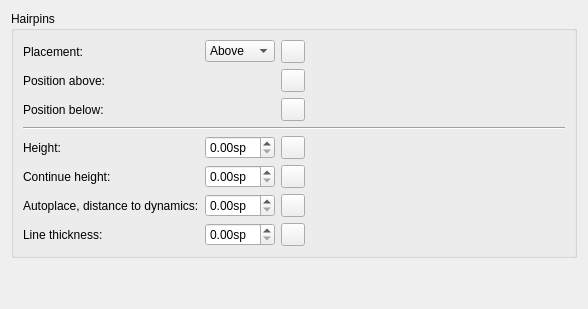
      <widget class="QWidget" name="PageHairpins">
       <layout class="QVBoxLayout" name="verticalLayout_19">
        <property name="spacing">
         <number>0</number>
        </property>
        <item>
         <widget class="QGroupBox" name="groupBox_11">
          <property name="title">
           <string>Hairpins</string>
          </property>
          <layout class="QGridLayout" name="gridLayout_7">
           <item row="5" column="0">
            <widget class="QLabel" name="label_9">
             <property name="text">
              <string>Height:</string>
             </property>
             <property name="buddy">
              <cstring>hairpinHeight</cstring>
             </property>
            </widget>
           </item>
           <item row="5" column="1">
            <widget class="QDoubleSpinBox" name="hairpinHeight">
             <property name="suffix">
              <string extracomment="spatium unit">sp</string>
             </property>
             <property name="singleStep">
              <double>0.100000000000000</double>
             </property>
            </widget>
           </item>
           <item row="6" column="0">
            <widget class="QLabel" name="label_10">
             <property name="text">
              <string>Continue height:</string>
             </property>
             <property name="buddy">
              <cstring>hairpinContinueHeight</cstring>
             </property>
            </widget>
           </item>
           <item row="1" column="0">
            <widget class="QLabel" name="label_95">
             <property name="text">
              <string>Position above:</string>
             </property>
            </widget>
           </item>
           <item row="1" column="2">
            <widget class="QToolButton" name="resetHairpinPosAbove">
             <property name="sizePolicy">
              <sizepolicy hsizetype="Fixed" vsizetype="Fixed">
               <horstretch>0</horstretch>
               <verstretch>0</verstretch>
              </sizepolicy>
             </property>
             <property name="toolTip">
              <string>Reset to default</string>
             </property>
             <property name="accessibleName">
              <string>Reset 'Position above' value</string>
             </property>
             <property name="text">
              <string notr="true"/>
             </property>
             <property name="icon">
              <iconset resource="musescore.qrc">
               <normaloff>:/data/icons/edit-reset.svg</normaloff>:/data/icons/edit-reset.svg</iconset>
             </property>
            </widget>
           </item>
           <item row="5" column="2">
            <widget class="QToolButton" name="resetHairpinHeight">
             <property name="sizePolicy">
              <sizepolicy hsizetype="Fixed" vsizetype="Fixed">
               <horstretch>0</horstretch>
               <verstretch>0</verstretch>
              </sizepolicy>
             </property>
             <property name="toolTip">
              <string>Reset to default</string>
             </property>
             <property name="accessibleName">
              <string>Reset 'Height' value</string>
             </property>
             <property name="text">
              <string notr="true"/>
             </property>
             <property name="icon">
              <iconset resource="musescore.qrc">
               <normaloff>:/data/icons/edit-reset.svg</normaloff>:/data/icons/edit-reset.svg</iconset>
             </property>
            </widget>
           </item>
           <item row="6" column="2">
            <widget class="QToolButton" name="resetHairpinContinueHeight">
             <property name="sizePolicy">
              <sizepolicy hsizetype="Fixed" vsizetype="Fixed">
               <horstretch>0</horstretch>
               <verstretch>0</verstretch>
              </sizepolicy>
             </property>
             <property name="toolTip">
              <string>Reset to default</string>
             </property>
             <property name="accessibleName">
              <string>Reset 'Continue height' value</string>
             </property>
             <property name="text">
              <string notr="true"/>
             </property>
             <property name="icon">
              <iconset resource="musescore.qrc">
               <normaloff>:/data/icons/edit-reset.svg</normaloff>:/data/icons/edit-reset.svg</iconset>
             </property>
            </widget>
           </item>
           <item row="7" column="0">
            <widget class="QLabel" name="label_117">
             <property name="text">
              <string>Autoplace, distance to dynamics:</string>
             </property>
             <property name="buddy">
              <cstring>autoplaceHairpinDynamicsDistance</cstring>
             </property>
            </widget>
           </item>
           <item row="6" column="1">
            <widget class="QDoubleSpinBox" name="hairpinContinueHeight">
             <property name="suffix">
              <string extracomment="spatium unit">sp</string>
             </property>
             <property name="singleStep">
              <double>0.100000000000000</double>
             </property>
            </widget>
           </item>
           <item row="7" column="1">
            <widget class="QDoubleSpinBox" name="autoplaceHairpinDynamicsDistance">
             <property name="suffix">
              <string extracomment="spatium unit">sp</string>
             </property>
             <property name="singleStep">
              <double>0.100000000000000</double>
             </property>
            </widget>
           </item>
           <item row="7" column="2">
            <widget class="QToolButton" name="resetAutoplaceHairpinDynamicsDistance">
             <property name="sizePolicy">
              <sizepolicy hsizetype="Fixed" vsizetype="Fixed">
               <horstretch>0</horstretch>
               <verstretch>0</verstretch>
              </sizepolicy>
             </property>
             <property name="toolTip">
              <string>Reset to default</string>
             </property>
             <property name="accessibleName">
              <string>Reset 'Autoplace, distance to dynamics' value</string>
             </property>
             <property name="text">
              <string notr="true"/>
             </property>
             <property name="icon">
              <iconset resource="musescore.qrc">
               <normaloff>:/data/icons/edit-reset.svg</normaloff>:/data/icons/edit-reset.svg</iconset>
             </property>
            </widget>
           </item>
           <item row="0" column="0">
            <widget class="QLabel" name="label_127">
             <property name="text">
              <string>Placement:</string>
             </property>
             <property name="buddy">
              <cstring>hairpinPlacement</cstring>
             </property>
            </widget>
           </item>
           <item row="0" column="1">
            <widget class="QComboBox" name="hairpinPlacement">
             <item>
              <property name="text">
               <string notr="true">Above</string>
              </property>
             </item>
             <item>
              <property name="text">
               <string notr="true">Below</string>
              </property>
             </item>
            </widget>
           </item>
           <item row="0" column="2">
            <widget class="QToolButton" name="resetHairpinPlacement">
             <property name="sizePolicy">
              <sizepolicy hsizetype="Fixed" vsizetype="Fixed">
               <horstretch>0</horstretch>
               <verstretch>0</verstretch>
              </sizepolicy>
             </property>
             <property name="toolTip">
              <string>Reset to default</string>
             </property>
             <property name="accessibleName">
              <string>Reset 'Placement' value</string>
             </property>
             <property name="text">
              <string notr="true"/>
             </property>
             <property name="icon">
              <iconset resource="musescore.qrc">
               <normaloff>:/data/icons/edit-reset.svg</normaloff>:/data/icons/edit-reset.svg</iconset>
             </property>
            </widget>
           </item>
           <item row="2" column="0">
            <widget class="QLabel" name="label_129">
             <property name="text">
              <string>Position below:</string>
             </property>
            </widget>
           </item>
           <item row="2" column="2">
            <widget class="QToolButton" name="resetHairpinPosBelow">
             <property name="sizePolicy">
              <sizepolicy hsizetype="Fixed" vsizetype="Fixed">
               <horstretch>0</horstretch>
               <verstretch>0</verstretch>
              </sizepolicy>
             </property>
             <property name="toolTip">
              <string>Reset to default</string>
             </property>
             <property name="accessibleName">
              <string>Reset 'Position below' value</string>
             </property>
             <property name="text">
              <string notr="true"/>
             </property>
             <property name="icon">
              <iconset resource="musescore.qrc">
               <normaloff>:/data/icons/edit-reset.svg</normaloff>:/data/icons/edit-reset.svg</iconset>
             </property>
            </widget>
           </item>
           <item row="1" column="1">
            <widget class="Ms::OffsetSelect" name="hairpinPosAbove" native="true"/>
           </item>
           <item row="2" column="1">
            <widget class="Ms::OffsetSelect" name="hairpinPosBelow" native="true"/>
           </item>
           <item row="8" column="2">
            <widget class="QToolButton" name="resetHairpinLineWidth">
             <property name="sizePolicy">
              <sizepolicy hsizetype="Fixed" vsizetype="Fixed">
               <horstretch>0</horstretch>
               <verstretch>0</verstretch>
              </sizepolicy>
             </property>
             <property name="toolTip">
              <string>Reset to default</string>
             </property>
             <property name="accessibleName">
              <string>Reset 'Line thickness' value</string>
             </property>
             <property name="text">
              <string notr="true"/>
             </property>
             <property name="icon">
              <iconset resource="musescore.qrc">
               <normaloff>:/data/icons/edit-reset.svg</normaloff>:/data/icons/edit-reset.svg</iconset>
             </property>
            </widget>
           </item>
           <item row="8" column="1">
            <widget class="QDoubleSpinBox" name="hairpinLineWidth">
             <property name="suffix">
              <string extracomment="spatium unit">sp</string>
             </property>
             <property name="singleStep">
              <double>0.010000000000000</double>
             </property>
            </widget>
           </item>
           <item row="8" column="0">
            <widget class="QLabel" name="label_8">
             <property name="text">
              <string>Line thickness:</string>
             </property>
             <property name="buddy">
              <cstring>hairpinLineWidth</cstring>
             </property>
            </widget>
           </item>
           <item row="5" column="3">
            <spacer>
             <property name="orientation">
              <enum>Qt::Horizontal</enum>
             </property>
             <property name="sizeHint" stdset="0">
              <size>
               <width>254</width>
               <height>20</height>
              </size>
             </property>
            </spacer>
           </item>
           <item row="3" column="0" colspan="4">
            <widget class="Line" name="line">
             <property name="orientation">
              <enum>Qt::Horizontal</enum>
             </property>
            </widget>
           </item>
          </layout>
         </widget>
        </item>
        <item>
         <spacer>
          <property name="orientation">
           <enum>Qt::Vertical</enum>
          </property>
          <property name="sizeHint" stdset="0">
           <size>
            <width>20</width>
            <height>40</height>
           </size>
          </property>
         </spacer>
        </item>
       </layout>
      </widget>
